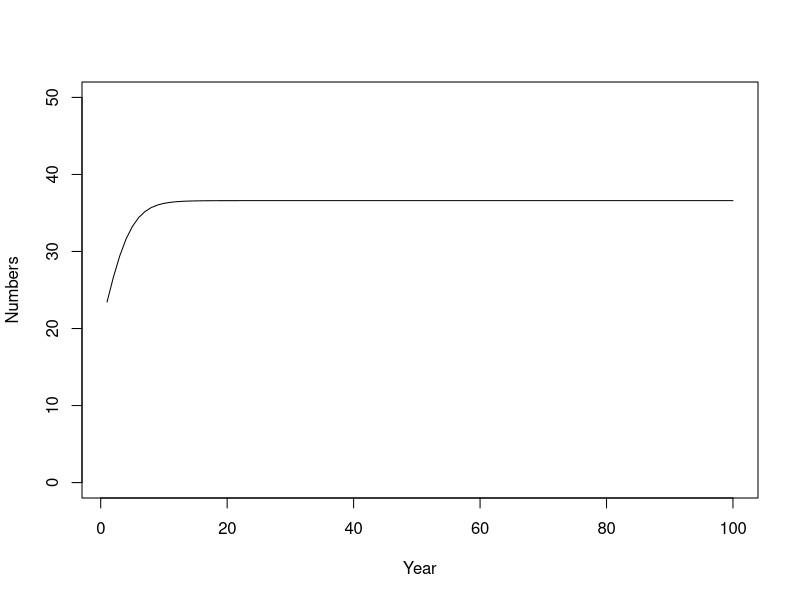
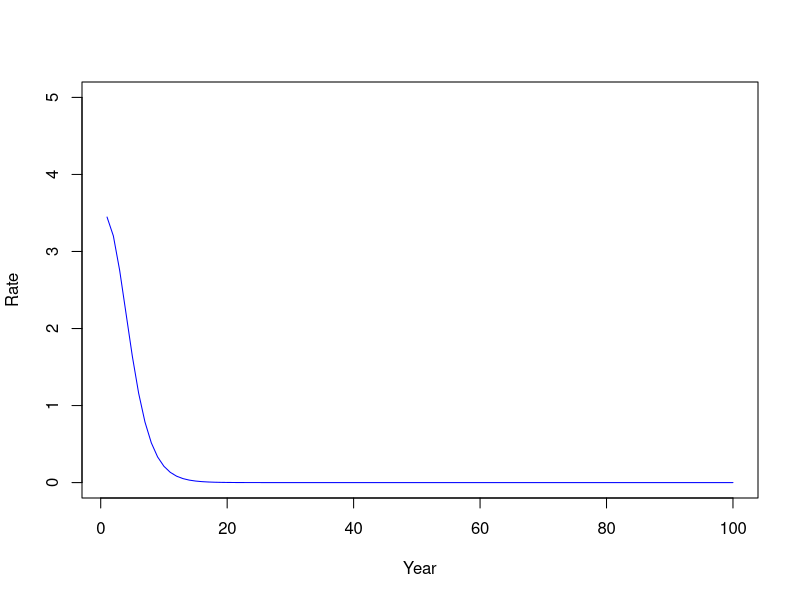
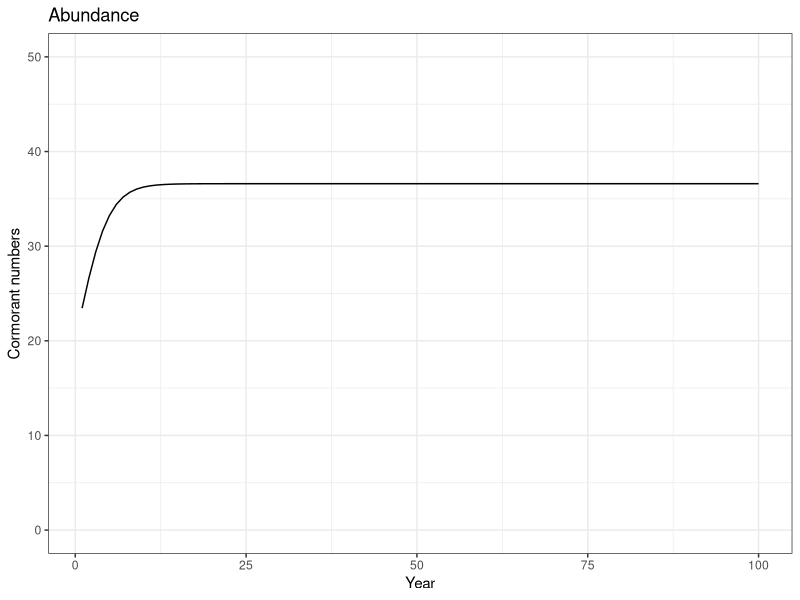
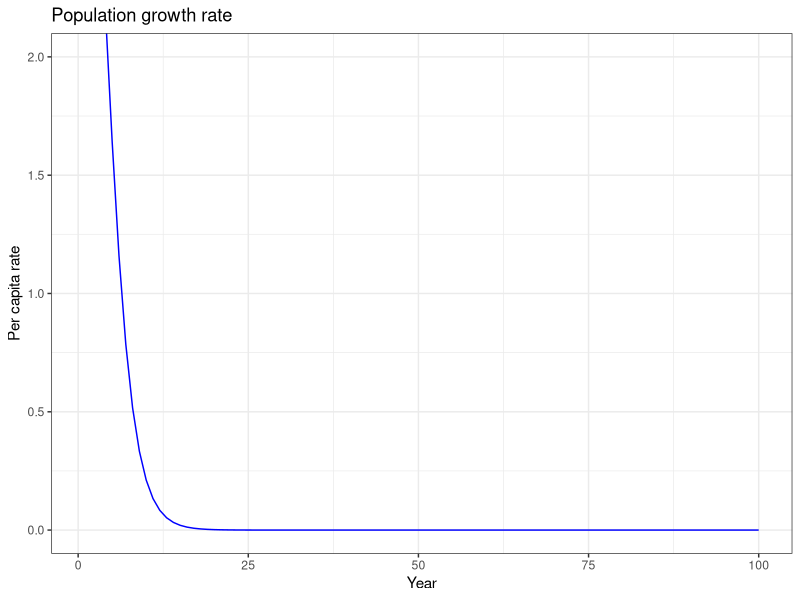

Recreate these plots in R, in order.
## Assignment 2.1.1b --- logistic pop dy

#First model - simple closed population

# Define starting values for state variables (only one in this case)
birds <- 20

# Define variables for processes
# 1-1b use r and K instead of a-d
r <- 0.38
K <- 36.6
# hr <- .31
# 1-1b - r = .4 and K = 36.6 give pretty similar dynamics.

# Set up vectors for time series of numbers and rates
birds_over_time <- numeric(100)
# 1-1b only one rate in this case
growth_rate <- numeric(100)


# Start the main simulation loop over time
for (i in 1:100) {   # we will run the model for 100 time steps
  
  # 1-1b calculate the population growth rate according to our (logistic) dynamic process
  gr <- r * birds * ( 1 - birds/K)
#  harvest <- hr * birds

  # 1-1b Apply the tautology
  birds <- birds + gr # - harvest
  
  # Update the vectors of numbers and rates
  birds_over_time[i] <- birds
  growth_rate[i] <- gr
  
  #close the time loop
}

# Plot the results - base version
x <- seq(from=1,to=100)
plot(birds_over_time~x, xlab = "Year", ylab = "Numbers", type='l',
     ylim=c(0,50))
plot(growth_rate~x, xlab="Year", ylab="Rate", type = "l",
     ylim=c(0,5), col='blue')

# Plot the results - ggplot version
library(ggplot2)
x <- seq(from=1,to=100)
Number_plot <- ggplot() +
  geom_line(mapping=aes(x=x,y=birds_over_time)) +
  labs(title = "Abundance",
       x = "Year",
       y = "Cormorant numbers") +
  coord_cartesian(ylim=c(0,50)) +
  theme_bw()
plot(Number_plot)
Rate_plot <- ggplot() +
  geom_line(mapping=aes(x=x,y=growth_rate),
            color='blue') +

  labs(title = "Population growth rate",
       x="Year",
       y="Per capita rate") +
  coord_cartesian(ylim=c(0,2)) +
  theme_bw()
plot(Rate_plot)

